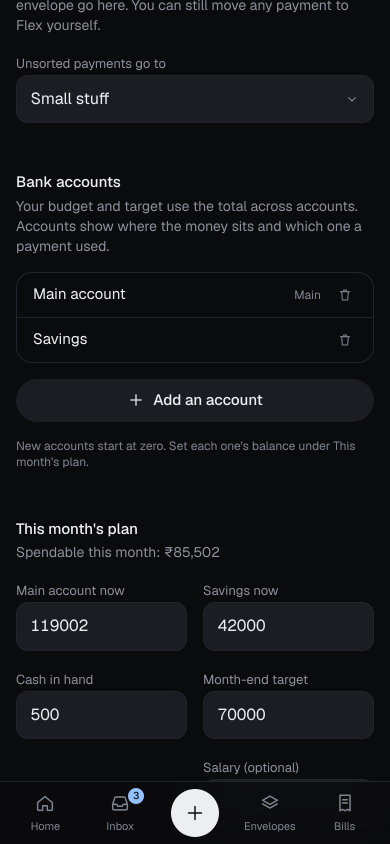
#> input picture docs/screenshots/accounts-mobile.png, 780 x 1688 px, given in place of swipe-00.png, which was not available (shown at 1/2 size)
$ python render.py
#> lines starting #> are read from the running program, lines starting #| are printed output that depends on the picture; after the words box and inside, x2 and y2 are one past the last pixel; in counts of white or black regions, pixels touching at a corner belong together
"""Renders the Spency film: 1920x1080, 30 fps, from app screenshots, with captions, piped to ffmpeg."""
import math, subprocess, sys
from PIL import Image, ImageDraw, ImageFilter, ImageFont
import numpy as np

W, H, FPS = 1920, 1080, 30
S = "shots/"
BG = (10, 11, 13)
FG = (236, 238, 242)
MUTED = (138, 145, 155)
ACCENT = (150, 186, 244)
LINE = (38, 42, 49)
FONT = "/usr/share/fonts/opentype/inter/"
f_head = ImageFont.truetype(FONT + "InterDisplay-Medium.otf", 76)
f_kick = ImageFont.truetype(FONT + "Inter-Medium.otf", 26)
f_cap = ImageFont.truetype(FONT + "Inter-Regular.otf", 33)
f_word = ImageFont.truetype(FONT + "InterDisplay-SemiBold.otf", 128)
f_tag = ImageFont.truetype(FONT + "InterDisplay-Regular.otf", 46)
f_small = ImageFont.truetype(FONT + "Inter-Regular.otf", 28)

def ease(x): x = max(0.0, min(1.0, x)); return 1 - (1 - x) ** 3
def clamp(x): return max(0.0, min(1.0, x))

# ---------- background ----------
yy, xx = np.mgrid[0:H, 0:W]
glow = np.exp(-(((xx - 1500) / 900) ** 2 + ((yy - 120) / 620) ** 2))
glow2 = np.exp(-(((xx - 200) / 800) ** 2 + ((yy - 1100) / 500) ** 2))
bg = np.zeros((H, W, 3))
for c in range(3):
    bg[..., c] = BG[c] + glow * (ACCENT[c] - BG[c]) * 0.10 + glow2 * ((122, 210, 170)[c] - BG[c]) * 0.04
vign = 1 - 0.35 * (((xx - W / 2) / (W * 0.75)) ** 2 + ((yy - H / 2) / (H * 0.75)) ** 2)
bg *= vign[..., None]
BGIMG = Image.fromarray(np.clip(bg, 0, 255).astype(np.uint8)).convert("RGBA")
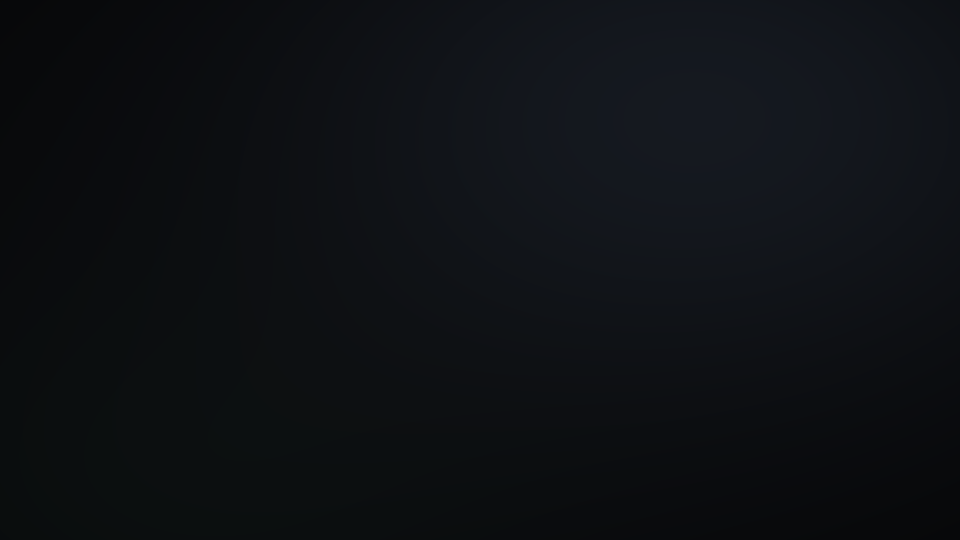
#> BGIMG: PIL image 1920x1080 RGBA (shown at 1/2 size); mean R, G, B, A 13.9, 16.5, 19.9, 255

# ---------- device cards ----------
def card(path, height, radius, crop=None, pad=90):
#> called with path = 'shots/swipe-00.png', height = 790, radius = 52, pad = 90
    im = Image.open(path).convert("RGB")
#> im is the input picture: PIL image 780x1688 RGB; mean R, G, B 19.3, 20.8, 23.7
    if crop: im = im.crop(crop)
    w = round(im.width * height / im.height)
#> w = 365
    im = im.resize((w, height), Image.LANCZOS)
#> im: PIL image 365x790 RGB
    out = Image.new("RGBA", (w + 2 * pad, height + 2 * pad), (0, 0, 0, 0))
#> out: PIL image 545x970 RGBA; every value is 0
    sh = Image.new("L", out.size, 0)
#> sh: PIL image 545x970 L; every value is 0
    ImageDraw.Draw(sh).rounded_rectangle((pad, pad + 28, pad + w, pad + height + 28), radius, fill=170)
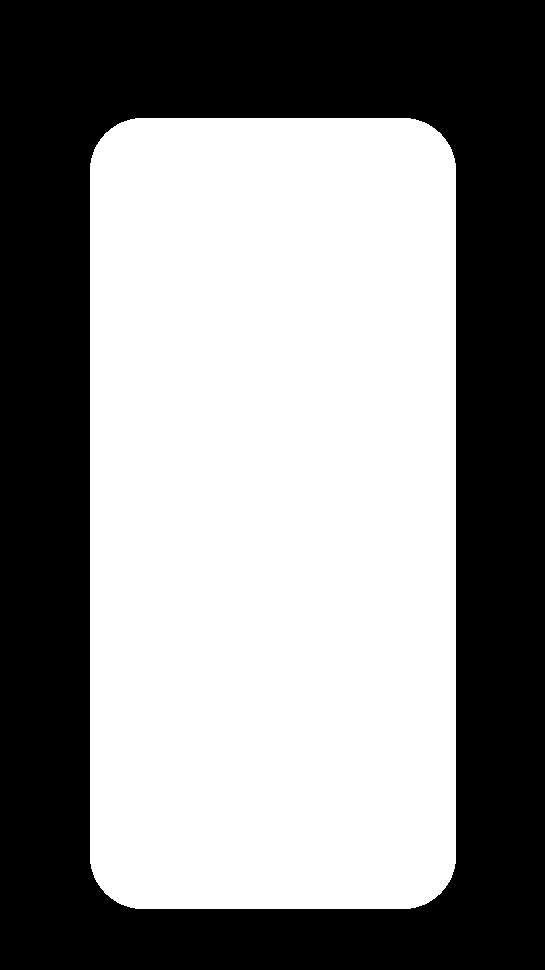
#> sh: PIL image 545x970 L; values 0 (black) and 170 (white), 54.3% white; 1 black region, box (x1, y1, x2, y2) and area: (0, 0, 545, 970) 241524
    sh = sh.filter(ImageFilter.GaussianBlur(34))
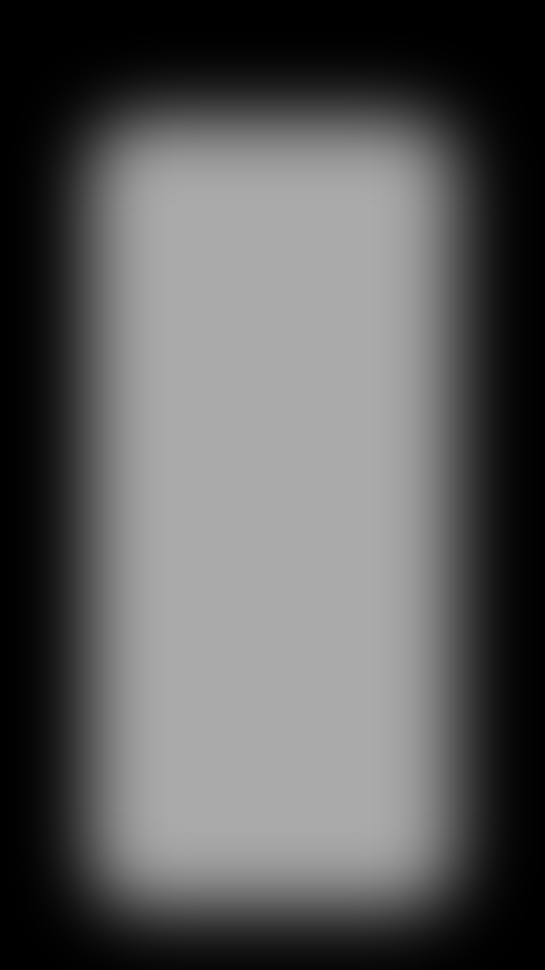
#> sh: PIL image 545x970 L; min 0, max 170, mean 92.3
    out.paste((0, 0, 0, 255), (0, 0), sh)
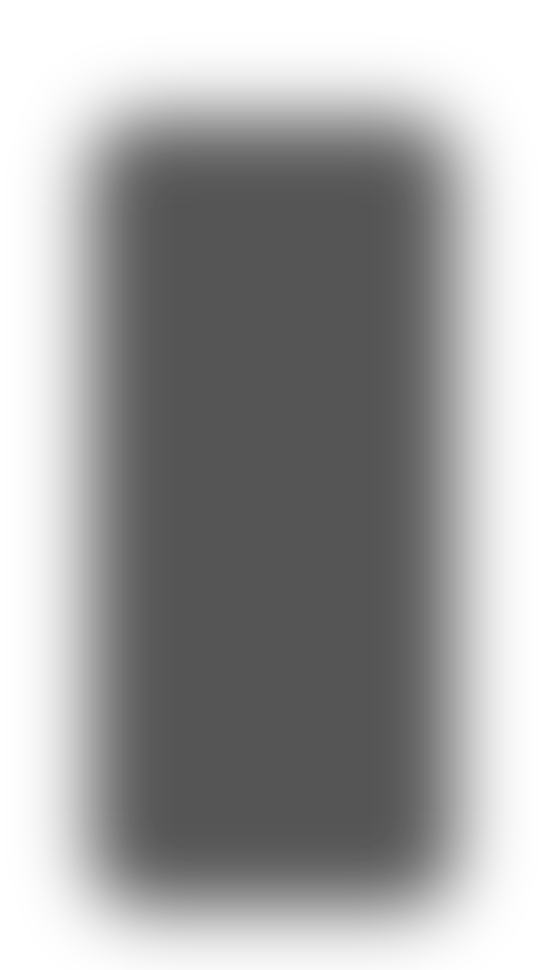
#> out: PIL image 545x970 RGBA; mean R, G, B, A 0, 0, 0, 92.3; transparent parts drawn white
    mask = Image.new("L", (w, height), 0)
#> mask: PIL image 365x790 L; every value is 0
    ImageDraw.Draw(mask).rounded_rectangle((0, 0, w - 1, height - 1), radius, fill=255)
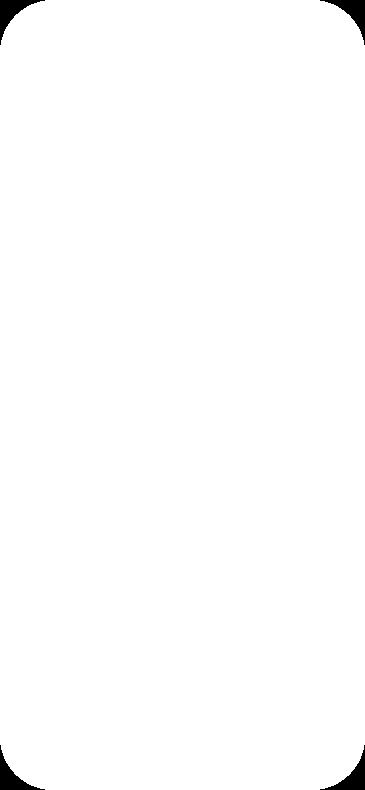
#> mask: PIL image 365x790 L; 99.2% white; 4 black regions, box (x1, y1, x2, y2) and area: (0, 0, 45, 45) 595, (320, 0, 365, 45) 595, (0, 745, 45, 790) 595, (320, 745, 365, 790) 595
    out.paste(im, (pad, pad), mask)
    ImageDraw.Draw(out).rounded_rectangle((pad, pad, pad + w - 1, pad + height - 1), radius, outline=LINE + (255,), width=3)
    return out

PH = 790
CY = 468  # devices sit above the caption band
def phone(name, crop=None): return card(S + name + ".png", PH, 52, crop)

# [16 lines left out: functions place, text_layer, not called in this run]

def fade_img(img, a):
    if a >= 1: return img
    out = img.copy(); out.putalpha(img.getchannel("A").point(lambda v: int(v * a))); return out

CAPS = {}
# [14 lines left out: function caption_img, not called in this run]

# ---------- scenes ----------
class Scene:
    def __init__(self, start, end, caption=None): self.start, self.end, self.caption = start, end, caption

# [57 lines left out: functions headline_scene, phone_scene, title_scene, end_scene, not called in this run]

# Swipe flipbook cards.
SWIPE = [phone(f"swipe-{i:02d}") for i in range(19)] + [phone("swipe-done")]
#> call 2 of card, with path = 'shots/swipe-01.png', height = 790, radius = 52, pad = 90
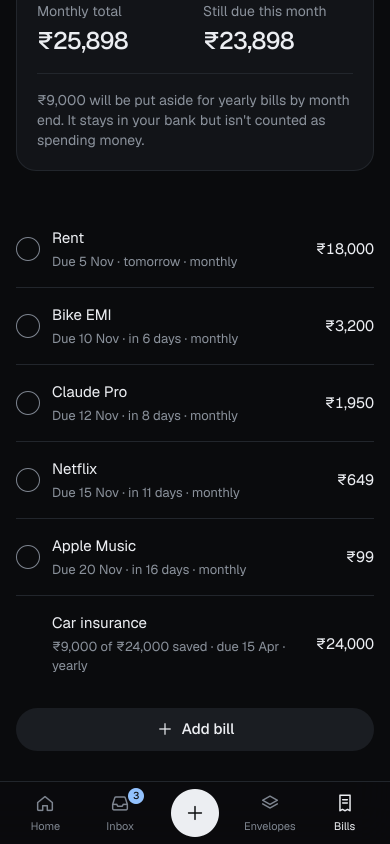
#> input picture docs/screenshots/bills-mobile.png, 780 x 1688 px, given in place of swipe-01.png, which was not available (shown at 1/2 size)
#> in card, im is the input picture: PIL image 780x1688 RGB; mean R, G, B 18.9, 20.3, 23.1
#> in card (call 2), `out.paste(im, (pad, pad), mask)`:
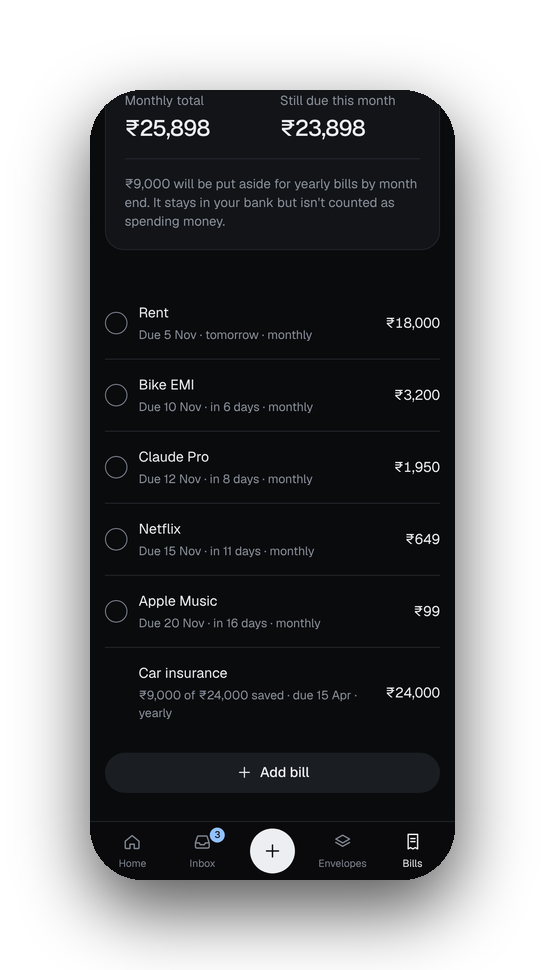
#> out: PIL image 545x970 RGBA; mean R, G, B, A 10.3, 11, 12.5, 148.8; transparent parts drawn white
#> (the run stopped early here; a loop or call above may not have finished)
